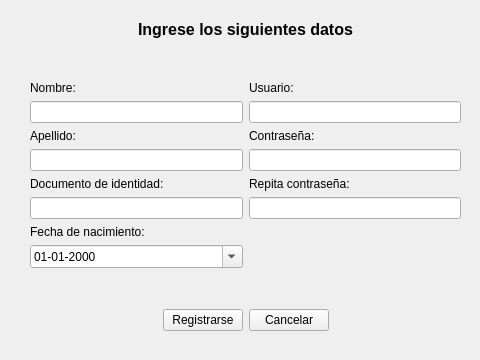
<?xml version="1.0" encoding="UTF-8"?>
<ui version="4.0">
 <class>registrarse</class>
 <widget class="QWidget" name="registrarse">
  <property name="geometry">
   <rect>
    <x>0</x>
    <y>0</y>
    <width>480</width>
    <height>360</height>
   </rect>
  </property>
  <property name="minimumSize">
   <size>
    <width>480</width>
    <height>360</height>
   </size>
  </property>
  <property name="maximumSize">
   <size>
    <width>480</width>
    <height>360</height>
   </size>
  </property>
  <property name="windowTitle">
   <string>Form</string>
  </property>
  <widget class="QWidget" name="layoutWidget">
   <property name="geometry">
    <rect>
     <x>30</x>
     <y>20</y>
     <width>431</width>
     <height>311</height>
    </rect>
   </property>
   <layout class="QVBoxLayout" name="verticalLayout_10">
    <item>
     <layout class="QHBoxLayout" name="horizontalLayout_2"/>
    </item>
    <item>
     <layout class="QHBoxLayout" name="horizontalLayout_4">
      <item>
       <spacer name="horizontalSpacer">
        <property name="orientation">
         <enum>Qt::Horizontal</enum>
        </property>
        <property name="sizeHint" stdset="0">
         <size>
          <width>40</width>
          <height>20</height>
         </size>
        </property>
       </spacer>
      </item>
      <item>
       <widget class="QLabel" name="label_8">
        <property name="text">
         <string>&lt;html&gt;&lt;head/&gt;&lt;body&gt;&lt;p&gt;&lt;span style=&quot; font-size:12pt; font-weight:600;&quot;&gt;Ingrese los siguientes datos&lt;/span&gt;&lt;/p&gt;&lt;/body&gt;&lt;/html&gt;</string>
        </property>
       </widget>
      </item>
      <item>
       <spacer name="horizontalSpacer_2">
        <property name="orientation">
         <enum>Qt::Horizontal</enum>
        </property>
        <property name="sizeHint" stdset="0">
         <size>
          <width>40</width>
          <height>20</height>
         </size>
        </property>
       </spacer>
      </item>
     </layout>
    </item>
    <item>
     <spacer name="verticalSpacer_3">
      <property name="orientation">
       <enum>Qt::Vertical</enum>
      </property>
      <property name="sizeHint" stdset="0">
       <size>
        <width>20</width>
        <height>40</height>
       </size>
      </property>
     </spacer>
    </item>
    <item>
     <layout class="QHBoxLayout" name="horizontalLayout">
      <item>
       <layout class="QVBoxLayout" name="verticalLayout_5">
        <item>
         <layout class="QVBoxLayout" name="verticalLayout">
          <item>
           <widget class="QLabel" name="label">
            <property name="text">
             <string>Nombre:</string>
            </property>
           </widget>
          </item>
          <item>
           <widget class="QLineEdit" name="txt_nombre"/>
          </item>
         </layout>
        </item>
        <item>
         <layout class="QVBoxLayout" name="verticalLayout_2">
          <item>
           <widget class="QLabel" name="label_2">
            <property name="text">
             <string>Apellido:</string>
            </property>
           </widget>
          </item>
          <item>
           <widget class="QLineEdit" name="txt_apellido"/>
          </item>
         </layout>
        </item>
        <item>
         <layout class="QVBoxLayout" name="verticalLayout_3">
          <item>
           <widget class="QLabel" name="label_3">
            <property name="text">
             <string>Documento de identidad:</string>
            </property>
           </widget>
          </item>
          <item>
           <widget class="QLineEdit" name="txt_documento"/>
          </item>
         </layout>
        </item>
        <item>
         <layout class="QVBoxLayout" name="verticalLayout_4">
          <item>
           <widget class="QLabel" name="label_4">
            <property name="text">
             <string>Fecha de nacimiento:</string>
            </property>
           </widget>
          </item>
          <item>
           <widget class="QDateEdit" name="fecha_nacimiento">
            <property name="displayFormat">
             <string>dd-MM-yyyy</string>
            </property>
            <property name="calendarPopup">
             <bool>true</bool>
            </property>
            <property name="timeSpec">
             <enum>Qt::LocalTime</enum>
            </property>
            <property name="date">
             <date>
              <year>2000</year>
              <month>1</month>
              <day>1</day>
             </date>
            </property>
           </widget>
          </item>
          <item>
           <spacer name="verticalSpacer_2">
            <property name="orientation">
             <enum>Qt::Vertical</enum>
            </property>
            <property name="sizeHint" stdset="0">
             <size>
              <width>20</width>
              <height>40</height>
             </size>
            </property>
           </spacer>
          </item>
         </layout>
        </item>
       </layout>
      </item>
      <item>
       <layout class="QVBoxLayout" name="verticalLayout_8">
        <item>
         <layout class="QVBoxLayout" name="verticalLayout_6">
          <item>
           <widget class="QLabel" name="label_5">
            <property name="text">
             <string>Usuario:</string>
            </property>
           </widget>
          </item>
          <item>
           <widget class="QLineEdit" name="txt_new_usuario"/>
          </item>
          <item>
           <layout class="QVBoxLayout" name="verticalLayout_7">
            <item>
             <widget class="QLabel" name="label_6">
              <property name="text">
               <string>Contraseña:</string>
              </property>
             </widget>
            </item>
            <item>
             <widget class="QLineEdit" name="txt_password1">
              <property name="autoFillBackground">
               <bool>false</bool>
              </property>
             </widget>
            </item>
            <item>
             <layout class="QVBoxLayout" name="verticalLayout_9">
              <item>
               <widget class="QLabel" name="label_7">
                <property name="text">
                 <string>Repita contraseña:</string>
                </property>
               </widget>
              </item>
              <item>
               <widget class="QLineEdit" name="txt_password2"/>
              </item>
              <item>
               <spacer name="verticalSpacer">
                <property name="orientation">
                 <enum>Qt::Vertical</enum>
                </property>
                <property name="sizeHint" stdset="0">
                 <size>
                  <width>20</width>
                  <height>40</height>
                 </size>
                </property>
               </spacer>
              </item>
             </layout>
            </item>
           </layout>
          </item>
         </layout>
        </item>
       </layout>
      </item>
     </layout>
    </item>
    <item>
     <layout class="QHBoxLayout" name="horizontalLayout_3">
      <item>
       <spacer name="horizontalSpacer_3">
        <property name="orientation">
         <enum>Qt::Horizontal</enum>
        </property>
        <property name="sizeHint" stdset="0">
         <size>
          <width>40</width>
          <height>20</height>
         </size>
        </property>
       </spacer>
      </item>
      <item>
       <widget class="QPushButton" name="push_registrar">
        <property name="text">
         <string>Registrarse</string>
        </property>
       </widget>
      </item>
      <item>
       <widget class="QPushButton" name="push_cancelar">
        <property name="text">
         <string>Cancelar</string>
        </property>
       </widget>
      </item>
      <item>
       <spacer name="horizontalSpacer_4">
        <property name="orientation">
         <enum>Qt::Horizontal</enum>
        </property>
        <property name="sizeHint" stdset="0">
         <size>
          <width>40</width>
          <height>20</height>
         </size>
        </property>
       </spacer>
      </item>
     </layout>
    </item>
   </layout>
  </widget>
 </widget>
 <resources/>
 <connections/>
</ui>
